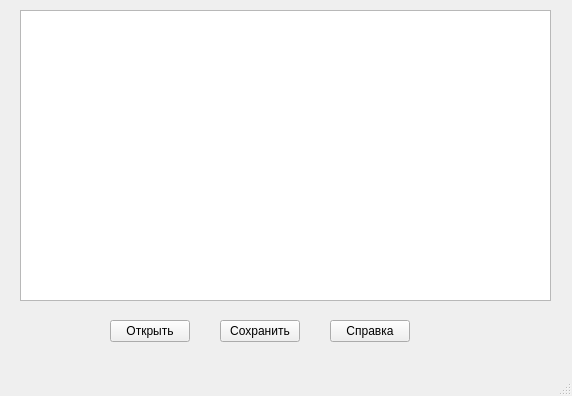
<?xml version="1.0" encoding="UTF-8"?>
<ui version="4.0">
 <class>MainWindow</class>
 <widget class="QMainWindow" name="MainWindow">
  <property name="geometry">
   <rect>
    <x>0</x>
    <y>0</y>
    <width>572</width>
    <height>396</height>
   </rect>
  </property>
  <property name="windowTitle">
   <string>MainWindow</string>
  </property>
  <widget class="QWidget" name="centralwidget">
   <widget class="QPlainTextEdit" name="plainTextEdit">
    <property name="geometry">
     <rect>
      <x>20</x>
      <y>10</y>
      <width>531</width>
      <height>291</height>
     </rect>
    </property>
   </widget>
   <widget class="QPushButton" name="openButton">
    <property name="geometry">
     <rect>
      <x>110</x>
      <y>320</y>
      <width>80</width>
      <height>22</height>
     </rect>
    </property>
    <property name="text">
     <string>Открыть</string>
    </property>
   </widget>
   <widget class="QPushButton" name="saveButton">
    <property name="geometry">
     <rect>
      <x>220</x>
      <y>320</y>
      <width>80</width>
      <height>22</height>
     </rect>
    </property>
    <property name="text">
     <string>Сохранить</string>
    </property>
   </widget>
   <widget class="QPushButton" name="refButton">
    <property name="geometry">
     <rect>
      <x>330</x>
      <y>320</y>
      <width>80</width>
      <height>22</height>
     </rect>
    </property>
    <property name="text">
     <string>Справка</string>
    </property>
   </widget>
  </widget>
  <widget class="QMenuBar" name="menubar">
   <property name="geometry">
    <rect>
     <x>0</x>
     <y>0</y>
     <width>572</width>
     <height>21</height>
    </rect>
   </property>
  </widget>
  <widget class="QStatusBar" name="statusbar"/>
 </widget>
 <resources/>
 <connections/>
</ui>
